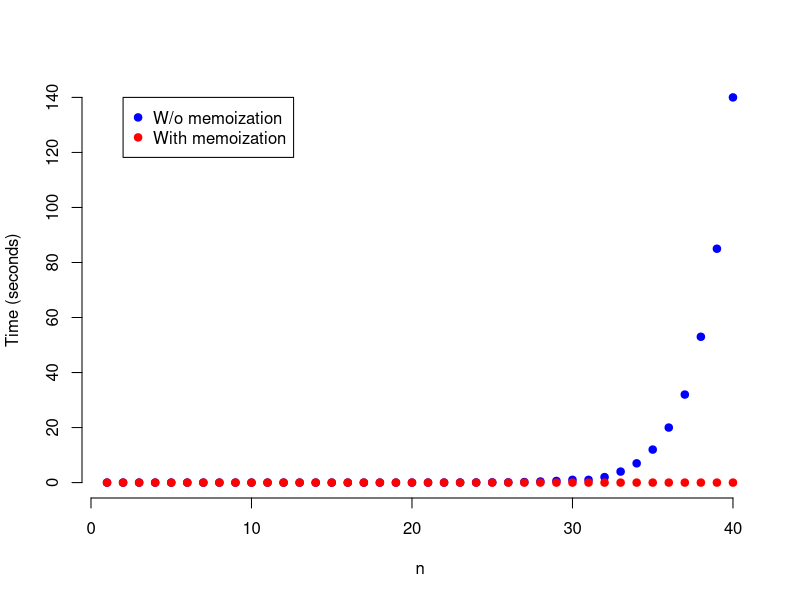

Write the R code that produced this figure.
memo <- read.csv(file = "fib-memo-results.csv")
no_memo <- read.csv(file = "fib-no-memo-results.csv")

memo$time = memo$time / 1000

plot(no_memo$n, no_memo$time, xlab = "n", ylab = "Time (seconds)", pch = 19, frame = FALSE, col = "blue")
points(memo$n, memo$time, pch = 19, col = "red")

legend(2, 140, legend=c("W/o memoization", "With memoization"), pch=c(19, 19), col=c("blue", "red"))

